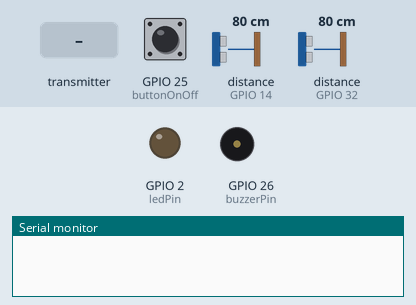
Bench run of a sketch on a simulated ESP32. On the bench: output pins drawn as LEDs (lit = HIGH), buzzer (waves = sounding), the last lines printed to the serial monitor. The test bench sets the inputs (shaded band); at power-on: GPIO 25 (buttonOnOff) HIGH, distance to the obstacle (sensors on GPIO 14, GPIO 32) 80 cm. The echo pulse lasts 58.3 µs per cm; pins used as bus, display or sensor lines are not drawn.

Above: at 3.2 s.
3.3 s: the transmitter starts sending currentBuzzingState = 1
At 3.9 s:
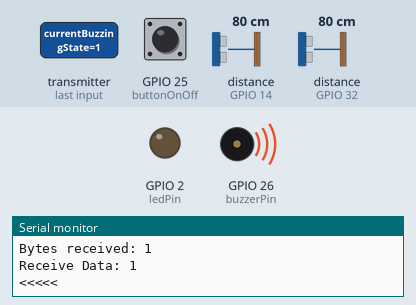
6.3 s: GPIO 25 (buttonOnOff) pulled LOW for 1 s
At 7.9 s:
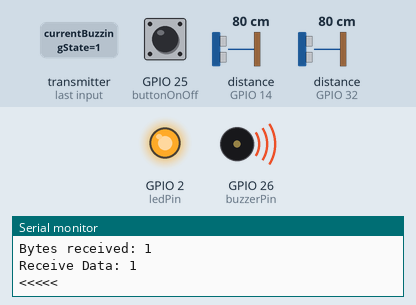
9.8 s: GPIO 25 (buttonOnOff) pulled LOW for 3.2 s
At 14.3 s:
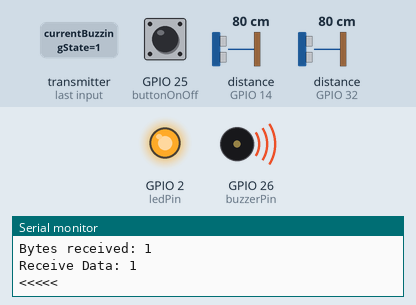
14.5 s: distance to the obstacle (sensor on GPIO 14) set to 2 cm
16.0 s: distance to the obstacle (sensor on GPIO 14) set to 35 cm
At 18.07 s:
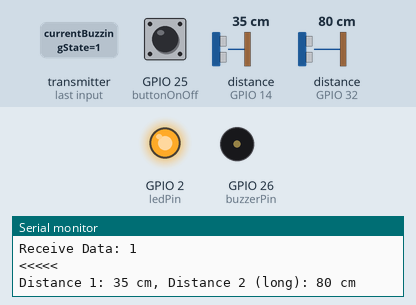
Timing chart, 0 to 20.0 s (numbered marks = the images above; inputs shaded):
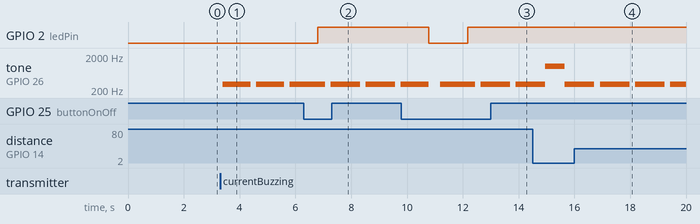

The sketch:

Comm_Receiver.ino
```cpp
//Bengala
#include <esp_now.h>
#include <WiFi.h>

uint8_t broadcastAddress[] = {0x24, 0x6F, 0x28, 0xF0, 0x0E, 0x44}; // MAC Address of ESP32 A

#define echoPinLong 32  // Echo Pin
#define trigPinLong 33  // Trigger Pin
#define echoPin 14  // Echo Pin
#define trigPin 27  // Trigger Pin
#define ledPin 2  // Onboard LED
#define buttonOnOff 25 // Button pin
#define buzzerPin 26

int sensorValue;
int maximumRange = 20;   // Maximum range needed
int minimumRange = 0;    // Minimum range needed
int duration, distance;  // Duration used to calculate distance
int durationLong, distanceLong;
int buttonOnOffState = 0;
bool isCaneOn = false;
bool isBuzzing = false;

typedef struct struct_message {
    bool currentBuzzingState;
} struct_message_send;

struct_message receive_Data; // Create a struct_message to receive data.

void OnDataRecv(const uint8_t * mac, const uint8_t *incomingData, int len) {
  memcpy(&receive_Data, incomingData, sizeof(receive_Data));
  Serial.println();
  Serial.println("<<<<< Receive Data:");
  Serial.print("Bytes received: ");
  Serial.println(len);
  isBuzzing = receive_Data.currentBuzzingState;
  Serial.print("Receive Data: ");
  Serial.println(isBuzzing);
  Serial.println("<<<<<");
}

void setup() {
  Serial.begin(115200);
  pinMode(trigPinLong, OUTPUT);
  pinMode(echoPinLong, INPUT);
  pinMode(trigPin, OUTPUT);
  pinMode(echoPin, INPUT);
  pinMode(ledPin, OUTPUT);
  pinMode(buttonOnOff, INPUT_PULLUP);
  pinMode(buzzerPin, OUTPUT);

  delay(2000);

  WiFi.mode(WIFI_STA);

  if (esp_now_init() != ESP_OK) {
    Serial.println("Error initializing ESP-NOW");
    return;
  }

  esp_now_register_recv_cb(OnDataRecv);

  esp_now_peer_info_t peerInfo;
  memset(&peerInfo, 0, sizeof(peerInfo));  // Clear the peer info structure
  memcpy(peerInfo.peer_addr, broadcastAddress, 6);
  peerInfo.channel = 0;
  peerInfo.encrypt = false;

  if (esp_now_add_peer(&peerInfo) != ESP_OK){
    Serial.println("Failed to add peer");
    return;
  }

  esp_now_register_recv_cb(OnDataRecv); //--> Register for a callback function that will be called when data is received
}

void loop() {

  if (isBuzzing) {
    tone(buzzerPin, 300);
    delay(1000); // Sound the buzzer for 500ms
  }

  buttonOnOffState = digitalRead(buttonOnOff);

  // Toggle alarm on/off when the button is pressed
  if (buttonOnOffState == LOW) {
    isCaneOn = !isCaneOn;
    digitalWrite(ledPin, isCaneOn ? HIGH : LOW);  // Turn on LED when alarm is enabled
    if (!isCaneOn) {
      noTone(buzzerPin); // Turn off buzzer when alarm is turned off
    }
    delay(200); // Debounce delay
  }

  if (isCaneOn) {
    digitalWrite(trigPin, LOW);
    delayMicroseconds(2);
    digitalWrite(trigPin, HIGH);
    delayMicroseconds(10);
    digitalWrite(trigPin, LOW);
    duration = pulseIn(echoPin, HIGH, 30000);

    // Measure distance for the second sensor
    delay(50); // Small delay
    digitalWrite(trigPinLong, LOW);
    delayMicroseconds(2);
    digitalWrite(trigPinLong, HIGH);
    delayMicroseconds(10);
    digitalWrite(trigPinLong, LOW);
    durationLong = pulseIn(echoPinLong, HIGH, 30000);

    //Calculate the distance (in cm) based on the speed of sound.
    distance = duration / 58.2;
    distanceLong = durationLong / 58.2;

    Serial.print("Distance 1: ");
    Serial.print(distance);
    Serial.print(" cm, Distance 2 (long): ");
    Serial.print(distanceLong);
    Serial.println(" cm");

    // obstacle is detected within 50cm
    if (distance < maximumRange || distanceLong < maximumRange) {
      tone(buzzerPin, 1000);
      delay(500); // Sound the buzzer for 500ms
    } else {
      noTone(buzzerPin); // Turn off the buzzer if no obstacle
    }
  } else {
    // Turn off the buzzer if alarm is off
    noTone(buzzerPin);
  }
  delay(200);
}
```

Measured:
- after the input at 3.3 s, tone on GPIO 26 (buzzerPin): alternates 300 Hz for 1.0 s and silent for 0.20 s, starting after 0.10 s
- after the input at 6.3 s, GPIO 2 (ledPin): LOW → HIGH after 0.50 s
- after the input at 9.8 s, GPIO 2 (ledPin): HIGH → LOW after 0.98 s, → HIGH 1.4 s later
- after the input at 16.0 s, tone on GPIO 26 (buzzerPin): alternates 300 Hz for 1.1 s and silent for 0.20 s, starting after 0.72 s
